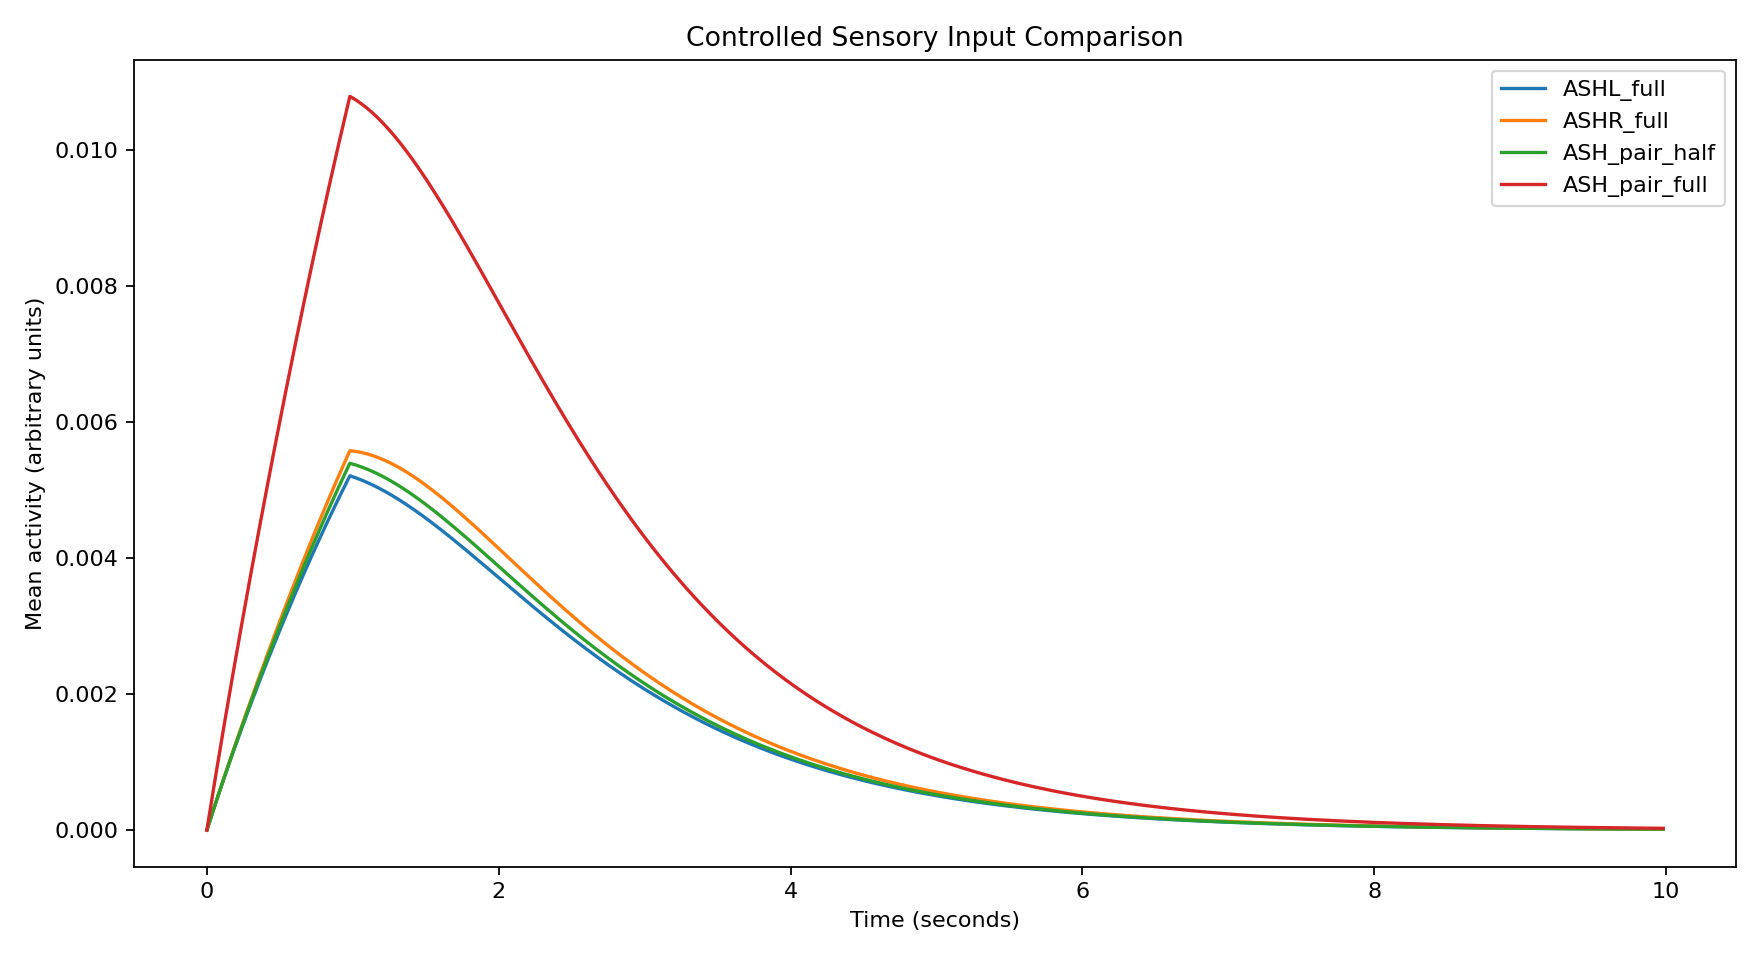

Here is the Python script that generated this plot:

import csv
import numpy as np
import matplotlib.pyplot as plt
from cect.readers import White_whole

# ============================================================
# 1. LOAD C. ELEGANS CONNECTOME
# ============================================================
ds = White_whole.get_instance()
cells, connections = ds.get_neuron_to_neuron_conns()

cell_index = {name: i for i, name in enumerate(cells)}
n = len(cells)

chemical = np.zeros((n, n), dtype=float)
gap_pairs = {}

for conn in connections:
    pre = conn.pre_cell
    post = conn.post_cell
    weight = float(conn.number)

    if pre not in cell_index or post not in cell_index:
        continue

    i = cell_index[pre]
    j = cell_index[post]

    if conn.syntype == "Chemical":
        # Directed chemical connection.
        chemical[i, j] += weight

    elif conn.syntype == "GapJunction":
        # Treat reciprocal gap-junction records as one pair.
        pair = tuple(sorted((i, j)))
        gap_pairs[pair] = max(gap_pairs.get(pair, 0.0), weight)

gap = np.zeros((n, n), dtype=float)

for (i, j), weight in gap_pairs.items():
    gap[i, j] = weight
    gap[j, i] = weight


def normalize_rows(matrix):
    """Normalize each row while safely handling empty rows."""
    totals = matrix.sum(axis=1, keepdims=True)

    return np.divide(
        matrix,
        totals,
        out=np.zeros_like(matrix),
        where=totals != 0,
    )


chemical_norm = normalize_rows(chemical)
gap_norm = normalize_rows(gap)

print("=" * 60)
print("C. ELEGANS CONTROLLED STIMULUS EXPERIMENTS")
print("=" * 60)
print("Cells:", n)
print("Chemical directed matrix entries:", np.count_nonzero(chemical))
print("Undirected gap-junction pairs:", len(gap_pairs))

# ============================================================
# 2. EXPERIMENT CONFIGURATION
# ============================================================
conditions = {
    "ASHL_full": {"ASHL": 1.0},
    "ASHR_full": {"ASHR": 1.0},
    "ASH_pair_half": {"ASHL": 0.5, "ASHR": 0.5},
    "ASH_pair_full": {"ASHL": 1.0, "ASHR": 1.0},
}

for label, inputs in conditions.items():
    missing = [name for name in inputs if name not in cell_index]
    if missing:
        raise ValueError(
            f"Missing cells in condition {label}: {missing}"
        )

dt = 0.02
duration = 10.0
steps = int(duration / dt)
time = np.arange(steps) * dt

# These are exploratory model parameters, not fitted
# biological constants.
tau = 0.5
chemical_strength = 0.8
gap_strength = 0.25
decay = 0.15

# Store experiment outputs.
traces = {}
summary_rows = []
ranking_rows = []

# ============================================================
# 3. RUN EACH STIMULUS EXPERIMENT
# ============================================================
for label, inputs in conditions.items():

    stimulus = np.zeros(n)

    for neuron, amplitude in inputs.items():
        stimulus[cell_index[neuron]] = amplitude

    activity = np.zeros((steps, n), dtype=float)

    for t in range(1, steps):
        previous = activity[t - 1]

        # Activity arriving through directed chemical connections.
        chemical_input = chemical_norm.T @ previous

        # Electrical coupling responds to differences in activity.
        electrical_input = gap_norm @ previous - previous

        # Stimulus is applied for the first second.
        external_input = stimulus if time[t] < 1.0 else 0.0

        drive = (
            chemical_strength * chemical_input
            + gap_strength * electrical_input
            - decay * previous
            + external_input
        )

        # Simplified nonnegative rate-based dynamics.
        target = np.maximum(drive, 0.0)

        activity[t] = previous + (dt / tau) * (
            target - previous
        )

        activity[t] = np.clip(activity[t], 0.0, 1.0)

    traces[label] = activity

    # --------------------------------------------------------
    # 3A. Network-wide measurements
    # --------------------------------------------------------
    mean_trace = activity.mean(axis=1)
    peak_trace = activity.max(axis=1)

    peak_network = float(peak_trace.max())
    maximum_mean = float(mean_trace.max())
    integrated_mean = float(np.trapezoid(mean_trace, x=time))
    final_mean = float(mean_trace[-1])

    summary_rows.append({
        "condition": label,
        "stimulated_cells": ";".join(inputs.keys()),
        "total_input_amplitude": sum(inputs.values()),
        "peak_network_activity": peak_network,
        "maximum_mean_activity": maximum_mean,
        "integrated_mean_activity": integrated_mean,
        "final_mean_activity": final_mean,
    })

    # --------------------------------------------------------
    # 3B. Rank individual neurons
    # --------------------------------------------------------
    peak_per_neuron = activity.max(axis=0)
    auc_per_neuron = np.trapezoid(
        activity, x=time, axis=0
    )

    # Rank by total integrated activity over the experiment.
    ranking = np.argsort(auc_per_neuron)[::-1]

    print("\n" + "=" * 60)
    print(f"EXPERIMENT: {label}")
    print("=" * 60)
    print("Stimulated cells:", ", ".join(inputs.keys()))
    print("Total input amplitude:", sum(inputs.values()))
    print(f"Peak network activity: {peak_network:.8f}")
    print(f"Maximum mean activity: {maximum_mean:.8f}")
    print(f"Integrated mean activity: {integrated_mean:.8f}")
    print(f"Final mean activity: {final_mean:.8f}")

    print("\nTOP 10 NEURONS BY INTEGRATED ACTIVITY")

    for rank, i in enumerate(ranking[:10], start=1):
        print(
            f"{rank:2}. {cells[i]:8s} "
            f"integrated={auc_per_neuron[i]:.8f} "
            f"peak={peak_per_neuron[i]:.8f}"
        )

    for rank, i in enumerate(ranking, start=1):
        ranking_rows.append({
            "condition": label,
            "rank": rank,
            "neuron": cells[i],
            "integrated_activity": float(auc_per_neuron[i]),
            "peak_activity": float(peak_per_neuron[i]),
        })


# ============================================================
# 4. EXPORT NETWORK SUMMARY
# ============================================================
with open(
    "controlled_stimulus_results.csv",
    "w",
    newline="",
    encoding="utf-8",
) as f:
    writer = csv.DictWriter(
        f,
        fieldnames=list(summary_rows[0].keys()),
    )
    writer.writeheader()
    writer.writerows(summary_rows)


# ============================================================
# 5. EXPORT ALL NEURON RANKINGS
# ============================================================
with open(
    "controlled_neuron_rankings.csv",
    "w",
    newline="",
    encoding="utf-8",
) as f:
    writer = csv.DictWriter(
        f,
        fieldnames=[
            "condition",
            "rank",
            "neuron",
            "integrated_activity",
            "peak_activity",
        ],
    )
    writer.writeheader()
    writer.writerows(ranking_rows)


# ============================================================
# 6. EXPORT FULL ACTIVITY MATRIX FOR EACH EXPERIMENT
# ============================================================
for label, activity in traces.items():
    filename = f"activity_{label}.csv"

    with open(
        filename,
        "w",
        newline="",
        encoding="utf-8",
    ) as f:
        writer = csv.writer(f)
        writer.writerow(["time_seconds"] + list(cells))

        for t in range(steps):
            writer.writerow(
                [time[t]] + activity[t].tolist()
            )


# ============================================================
# 7. PLOT NETWORK MEAN ACTIVITY
# ============================================================
plt.figure(figsize=(11, 6))

for label, activity in traces.items():
    plt.plot(
        time,
        activity.mean(axis=1),
        label=label,
    )

plt.xlabel("Time (seconds)")
plt.ylabel("Mean activity (arbitrary units)")
plt.title("Controlled Sensory Input Comparison")
plt.legend()
plt.tight_layout()
plt.savefig("12_controlled_stimuli.png", dpi=160)
plt.close()


# ============================================================
# 8. PLOT PEAK NETWORK ACTIVITY
# ============================================================
plt.figure(figsize=(11, 6))

for label, activity in traces.items():
    plt.plot(
        time,
        activity.max(axis=1),
        label=label,
    )

plt.xlabel("Time (seconds)")
plt.ylabel("Peak activity (arbitrary units)")
plt.title("Peak Network Response to Controlled Inputs")
plt.legend()
plt.tight_layout()
plt.savefig("12_peak_controlled_stimuli.png", dpi=160)
plt.close()


# ============================================================
# 9. PLOT TOP 10 NEURONS FOR EACH EXPERIMENT
# ============================================================
fig, axes = plt.subplots(
    2, 2,
    figsize=(15, 10),
    sharex=True,
)

for ax, (label, activity) in zip(
    axes.flat, traces.items()
):
    auc_per_neuron = np.trapezoid(
        activity, x=time, axis=0
    )
    top_indices = np.argsort(auc_per_neuron)[::-1][:10]

    for i in top_indices:
        ax.plot(
            time,
            activity[:, i],
            label=cells[i],
        )

    ax.set_title(label)
    ax.set_xlabel("Time (seconds)")
    ax.set_ylabel("Activity (arbitrary units)")
    ax.legend(fontsize=7, ncol=2)

fig.suptitle(
    "Top 10 Neurons by Integrated Activity",
    fontsize=14,
)
fig.tight_layout()
fig.savefig("12_top_neurons_by_condition.png", dpi=160)
plt.close(fig)


# ============================================================
# 10. FINISH
# ============================================================
print("\n" + "=" * 60)
print("ALL EXPERIMENTS COMPLETED")
print("=" * 60)

print("\nGenerated files:")
print("  controlled_stimulus_results.csv")
print("  controlled_neuron_rankings.csv")
print("  activity_ASHL_full.csv")
print("  activity_ASHR_full.csv")
print("  activity_ASH_pair_half.csv")
print("  activity_ASH_pair_full.csv")
print("  12_controlled_stimuli.png")
print("  12_peak_controlled_stimuli.png")
print("  12_top_neurons_by_condition.png")

print(
    "\nScientific note: chemical connections are treated as "
    "positive inputs in this exploratory model. The results "
    "are computational outputs, not validated biological "
    "predictions."
)
